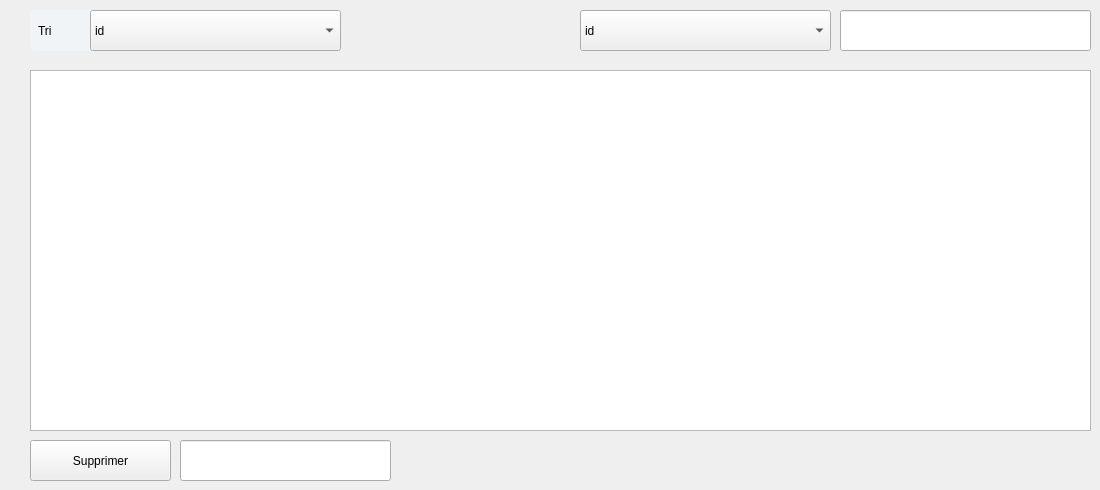
    <widget class="QWidget" name="tab_2">
     <attribute name="title">
      <string>consulter la liste</string>
     </attribute>
     <widget class="QTableView" name="tab1">
      <property name="geometry">
       <rect>
        <x>30</x>
        <y>70</y>
        <width>1061</width>
        <height>361</height>
       </rect>
      </property>
      <property name="styleSheet">
       <string notr="true">/* Main QTabWidget Styling */
QTabWidget {
    font: 700 10pt &quot;Roboto&quot;; /* Clean and modern font */
    background-color: #F0F4F7; /* Light metallic gray for widget background */
    color: #D32F2F; /* Red text for labels */
    border-radius: 5px; /* Rounded corners for a polished look */
    padding: 5px; /* Space around the content */
}

/* Pane Styling */
QTabWidget::pane {
    border: none; /* Remove default pane border */
    margin: 5px; /* Ensure pane doesn't overlap with the widget border */
    background-color: transparent; /* Match background for seamless design */
    border: 4px solid #D32F2F; /* Red border for the pane */
}

/* Tab Styling */
QTabBar::tab {
    font: 700 10pt &quot;Roboto&quot;;
    background-color: transparent;
    color: #D32F2F; /* Red text color */
    border: 2px solid transparent; /* Invisible border for tabs */
    padding: 5px 10px; /* Padding for comfortable interaction */
    border-radius: 5px; /* Rounded corners for tabs */
}

QTabBar::tab:selected {
    background-color: #D32F2F; /* Red background for the selected tab */
    color: white; /* White text for contrast */
    border: 2px solid #D32F2F; /* Border with the same red color */
}

QTabBar::tab:hover {
    background-color: #FF6659; /* Lighter red on hover */
    color: #D32F2F; /* Darker red text color */
}

/* GroupBox Styling */
QGroupBox::title {
    subcontrol-origin: margin;
    subcontrol-position: top center; /* Center the title at the top */
    padding: 0 5px; /* Spacing around the title */
    color: #D32F2F; /* Red title text color */
    font: 700 14pt &quot;Roboto&quot;; /* Clean, modern font */
}

/* Additional adjustments for GroupBox */
QGroupBox {
    border: 2px solid #D32F2F; /* Red border for group boxes */
    border-radius: 5px; /* Rounded corners */
    margin-top: 10px; /* Spacing from the top */
    background-color: #F0F4F7; /* Light metallic gray background */
}

/* Active Tab Styling */
QTabWidget QTabBar::tab:selected {
    background-color: #C2185B; /* Darker red for the active tab */
}
</string>
      </property>
     </widget>
     <widget class="QPushButton" name="pushButton_2">
      <property name="geometry">
       <rect>
        <x>30</x>
        <y>440</y>
        <width>141</width>
        <height>41</height>
       </rect>
      </property>
      <property name="styleSheet">
       <string notr="true">/* Main QTabWidget Styling */
QTabWidget {
    font: 700 10pt &quot;Roboto&quot;; /* Clean and modern font */
    background-color: #F0F4F7; /* Light metallic gray for widget background */
    color: #D32F2F; /* Red text for labels */
    border-radius: 5px; /* Rounded corners for a polished look */
    padding: 5px; /* Space around the content */
}

/* Pane Styling */
QTabWidget::pane {
    border: none; /* Remove default pane border */
    margin: 5px; /* Ensure pane doesn't overlap with the widget border */
    background-color: transparent; /* Match background for seamless design */
    border: 4px solid #D32F2F; /* Red border for the pane */
}

/* Tab Styling */
QTabBar::tab {
    font: 700 10pt &quot;Roboto&quot;;
    background-color: transparent;
    color: #D32F2F; /* Red text color */
    border: 2px solid transparent; /* Invisible border for tabs */
    padding: 5px 10px; /* Padding for comfortable interaction */
    border-radius: 5px; /* Rounded corners for tabs */
}

QTabBar::tab:selected {
    background-color: #D32F2F; /* Red background for the selected tab */
    color: white; /* White text for contrast */
    border: 2px solid #D32F2F; /* Border with the same red color */
}

QTabBar::tab:hover {
    background-color: #FF6659; /* Lighter red on hover */
    color: #D32F2F; /* Darker red text color */
}

/* GroupBox Styling */
QGroupBox::title {
    subcontrol-origin: margin;
    subcontrol-position: top center; /* Center the title at the top */
    padding: 0 5px; /* Spacing around the title */
    color: #D32F2F; /* Red title text color */
    font: 700 14pt &quot;Roboto&quot;; /* Clean, modern font */
}

/* Additional adjustments for GroupBox */
QGroupBox {
    border: 2px solid #D32F2F; /* Red border for group boxes */
    border-radius: 5px; /* Rounded corners */
    margin-top: 10px; /* Spacing from the top */
    background-color: #F0F4F7; /* Light metallic gray background */
}

/* Active Tab Styling */
QTabWidget QTabBar::tab:selected {
    background-color: #C2185B; /* Darker red for the active tab */
}
</string>
      </property>
      <property name="text">
       <string>Supprimer</string>
      </property>
     </widget>
     <widget class="QLineEdit" name="supp">
      <property name="geometry">
       <rect>
        <x>180</x>
        <y>440</y>
        <width>211</width>
        <height>41</height>
       </rect>
      </property>
      <property name="styleSheet">
       <string notr="true">/* Main QTabWidget Styling */
QTabWidget {
    font: 700 10pt &quot;Roboto&quot;; /* Clean and modern font */
    background-color: #F0F4F7; /* Light metallic gray for widget background */
    color: #D32F2F; /* Red text for labels */
    border-radius: 5px; /* Rounded corners for a polished look */
    padding: 5px; /* Space around the content */
}

/* Pane Styling */
QTabWidget::pane {
    border: none; /* Remove default pane border */
    margin: 5px; /* Ensure pane doesn't overlap with the widget border */
    background-color: transparent; /* Match background for seamless design */
    border: 4px solid #D32F2F; /* Red border for the pane */
}

/* Tab Styling */
QTabBar::tab {
    font: 700 10pt &quot;Roboto&quot;;
    background-color: transparent;
    color: #D32F2F; /* Red text color */
    border: 2px solid transparent; /* Invisible border for tabs */
    padding: 5px 10px; /* Padding for comfortable interaction */
    border-radius: 5px; /* Rounded corners for tabs */
}

QTabBar::tab:selected {
    background-color: #D32F2F; /* Red background for the selected tab */
    color: white; /* White text for contrast */
    border: 2px solid #D32F2F; /* Border with the same red color */
}

QTabBar::tab:hover {
    background-color: #FF6659; /* Lighter red on hover */
    color: #D32F2F; /* Darker red text color */
}

/* GroupBox Styling */
QGroupBox::title {
    subcontrol-origin: margin;
    subcontrol-position: top center; /* Center the title at the top */
    padding: 0 5px; /* Spacing around the title */
    color: #D32F2F; /* Red title text color */
    font: 700 14pt &quot;Roboto&quot;; /* Clean, modern font */
}

/* Additional adjustments for GroupBox */
QGroupBox {
    border: 2px solid #D32F2F; /* Red border for group boxes */
    border-radius: 5px; /* Rounded corners */
    margin-top: 10px; /* Spacing from the top */
    background-color: #F0F4F7; /* Light metallic gray background */
}

/* Active Tab Styling */
QTabWidget QTabBar::tab:selected {
    background-color: #C2185B; /* Darker red for the active tab */
}
</string>
      </property>
     </widget>
     <widget class="QLineEdit" name="rech">
      <property name="geometry">
       <rect>
        <x>840</x>
        <y>10</y>
        <width>251</width>
        <height>41</height>
       </rect>
      </property>
      <property name="styleSheet">
       <string notr="true">/* Main QTabWidget Styling */
QTabWidget {
    font: 700 10pt &quot;Roboto&quot;; /* Clean and modern font */
    background-color: #F0F4F7; /* Light metallic gray for widget background */
    color: #D32F2F; /* Red text for labels */
    border-radius: 5px; /* Rounded corners for a polished look */
    padding: 5px; /* Space around the content */
}

/* Pane Styling */
QTabWidget::pane {
    border: none; /* Remove default pane border */
    margin: 5px; /* Ensure pane doesn't overlap with the widget border */
    background-color: transparent; /* Match background for seamless design */
    border: 4px solid #D32F2F; /* Red border for the pane */
}

/* Tab Styling */
QTabBar::tab {
    font: 700 10pt &quot;Roboto&quot;;
    background-color: transparent;
    color: #D32F2F; /* Red text color */
    border: 2px solid transparent; /* Invisible border for tabs */
    padding: 5px 10px; /* Padding for comfortable interaction */
    border-radius: 5px; /* Rounded corners for tabs */
}

QTabBar::tab:selected {
    background-color: #D32F2F; /* Red background for the selected tab */
    color: white; /* White text for contrast */
    border: 2px solid #D32F2F; /* Border with the same red color */
}

QTabBar::tab:hover {
    background-color: #FF6659; /* Lighter red on hover */
    color: #D32F2F; /* Darker red text color */
}

/* GroupBox Styling */
QGroupBox::title {
    subcontrol-origin: margin;
    subcontrol-position: top center; /* Center the title at the top */
    padding: 0 5px; /* Spacing around the title */
    color: #D32F2F; /* Red title text color */
    font: 700 14pt &quot;Roboto&quot;; /* Clean, modern font */
}

/* Additional adjustments for GroupBox */
QGroupBox {
    border: 2px solid #D32F2F; /* Red border for group boxes */
    border-radius: 5px; /* Rounded corners */
    margin-top: 10px; /* Spacing from the top */
    background-color: #F0F4F7; /* Light metallic gray background */
}

/* Active Tab Styling */
QTabWidget QTabBar::tab:selected {
    background-color: #C2185B; /* Darker red for the active tab */
}
</string>
      </property>
     </widget>
     <widget class="QComboBox" name="rechercher">
      <property name="geometry">
       <rect>
        <x>580</x>
        <y>10</y>
        <width>251</width>
        <height>41</height>
       </rect>
      </property>
      <property name="styleSheet">
       <string notr="true">/* Main QTabWidget Styling */
QTabWidget {
    font: 700 10pt &quot;Roboto&quot;; /* Clean and modern font */
    background-color: #F0F4F7; /* Light metallic gray for widget background */
    color: #D32F2F; /* Red text for labels */
    border-radius: 5px; /* Rounded corners for a polished look */
    padding: 5px; /* Space around the content */
}

/* Pane Styling */
QTabWidget::pane {
    border: none; /* Remove default pane border */
    margin: 5px; /* Ensure pane doesn't overlap with the widget border */
    background-color: transparent; /* Match background for seamless design */
    border: 4px solid #D32F2F; /* Red border for the pane */
}

/* Tab Styling */
QTabBar::tab {
    font: 700 10pt &quot;Roboto&quot;;
    background-color: transparent;
    color: #D32F2F; /* Red text color */
    border: 2px solid transparent; /* Invisible border for tabs */
    padding: 5px 10px; /* Padding for comfortable interaction */
    border-radius: 5px; /* Rounded corners for tabs */
}

QTabBar::tab:selected {
    background-color: #D32F2F; /* Red background for the selected tab */
    color: white; /* White text for contrast */
    border: 2px solid #D32F2F; /* Border with the same red color */
}

QTabBar::tab:hover {
    background-color: #FF6659; /* Lighter red on hover */
    color: #D32F2F; /* Darker red text color */
}

/* GroupBox Styling */
QGroupBox::title {
    subcontrol-origin: margin;
    subcontrol-position: top center; /* Center the title at the top */
    padding: 0 5px; /* Spacing around the title */
    color: #D32F2F; /* Red title text color */
    font: 700 14pt &quot;Roboto&quot;; /* Clean, modern font */
}

/* Additional adjustments for GroupBox */
QGroupBox {
    border: 2px solid #D32F2F; /* Red border for group boxes */
    border-radius: 5px; /* Rounded corners */
    margin-top: 10px; /* Spacing from the top */
    background-color: #F0F4F7; /* Light metallic gray background */
}

/* Active Tab Styling */
QTabWidget QTabBar::tab:selected {
    background-color: #C2185B; /* Darker red for the active tab */
}
</string>
      </property>
      <item>
       <property name="text">
        <string>id</string>
       </property>
      </item>
      <item>
       <property name="text">
        <string>nom</string>
       </property>
      </item>
      <item>
       <property name="text">
        <string>etat</string>
       </property>
      </item>
      <item>
       <property name="text">
        <string>modele</string>
       </property>
      </item>
     </widget>
     <widget class="QLabel" name="label_5">
      <property name="geometry">
       <rect>
        <x>30</x>
        <y>10</y>
        <width>81</width>
        <height>41</height>
       </rect>
      </property>
      <property name="styleSheet">
       <string notr="true">* {
	color: black;
    font: 700 9pt &quot;Roboto&quot;; /* Industrial, clean font */
    background-color: #F0F4F7; /* Light metallic gray background */
    
   
    border-radius: 5px; /* Slightly rounded corners for a sleek, industrial feel */
    padding: 5px; /* Padding inside elements */
}
</string>
      </property>
      <property name="text">
       <string>Tri </string>
      </property>
     </widget>
     <widget class="QComboBox" name="tri">
      <property name="geometry">
       <rect>
        <x>90</x>
        <y>10</y>
        <width>251</width>
        <height>41</height>
       </rect>
      </property>
      <property name="styleSheet">
       <string notr="true">/* Main QTabWidget Styling */
QTabWidget {
    font: 700 10pt &quot;Roboto&quot;; /* Clean and modern font */
    background-color: #F0F4F7; /* Light metallic gray for widget background */
    color: #D32F2F; /* Red text for labels */
    border-radius: 5px; /* Rounded corners for a polished look */
    padding: 5px; /* Space around the content */
}

/* Pane Styling */
QTabWidget::pane {
    border: none; /* Remove default pane border */
    margin: 5px; /* Ensure pane doesn't overlap with the widget border */
    background-color: transparent; /* Match background for seamless design */
    border: 4px solid #D32F2F; /* Red border for the pane */
}

/* Tab Styling */
QTabBar::tab {
    font: 700 10pt &quot;Roboto&quot;;
    background-color: transparent;
    color: #D32F2F; /* Red text color */
    border: 2px solid transparent; /* Invisible border for tabs */
    padding: 5px 10px; /* Padding for comfortable interaction */
    border-radius: 5px; /* Rounded corners for tabs */
}

QTabBar::tab:selected {
    background-color: #D32F2F; /* Red background for the selected tab */
    color: white; /* White text for contrast */
    border: 2px solid #D32F2F; /* Border with the same red color */
}

QTabBar::tab:hover {
    background-color: #FF6659; /* Lighter red on hover */
    color: #D32F2F; /* Darker red text color */
}

/* GroupBox Styling */
QGroupBox::title {
    subcontrol-origin: margin;
    subcontrol-position: top center; /* Center the title at the top */
    padding: 0 5px; /* Spacing around the title */
    color: #D32F2F; /* Red title text color */
    font: 700 14pt &quot;Roboto&quot;; /* Clean, modern font */
}

/* Additional adjustments for GroupBox */
QGroupBox {
    border: 2px solid #D32F2F; /* Red border for group boxes */
    border-radius: 5px; /* Rounded corners */
    margin-top: 10px; /* Spacing from the top */
    background-color: #F0F4F7; /* Light metallic gray background */
}

/* Active Tab Styling */
QTabWidget QTabBar::tab:selected {
    background-color: #C2185B; /* Darker red for the active tab */
}
</string>
      </property>
      <item>
       <property name="text">
        <string>id</string>
       </property>
      </item>
      <item>
       <property name="text">
        <string>nom</string>
       </property>
      </item>
      <item>
       <property name="text">
        <string>etat</string>
       </property>
      </item>
      <item>
       <property name="text">
        <string>modele</string>
       </property>
      </item>
     </widget>
    </widget>
